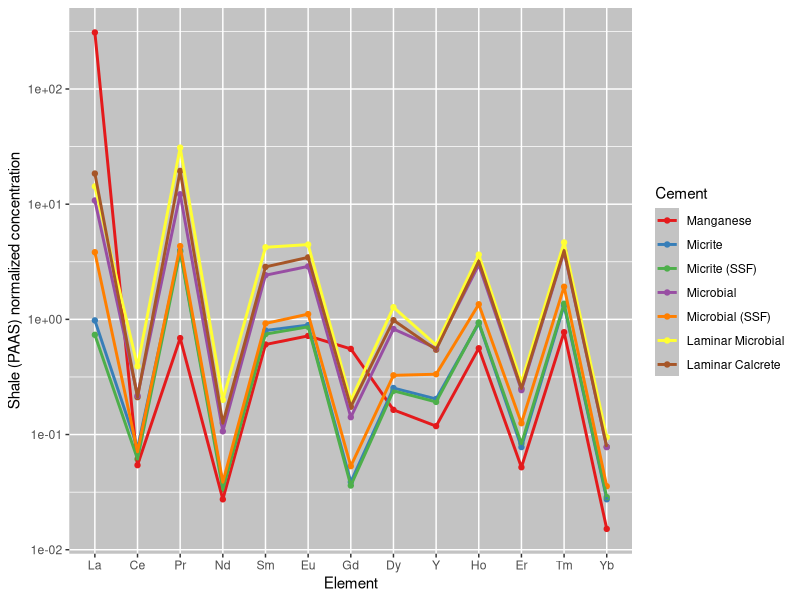
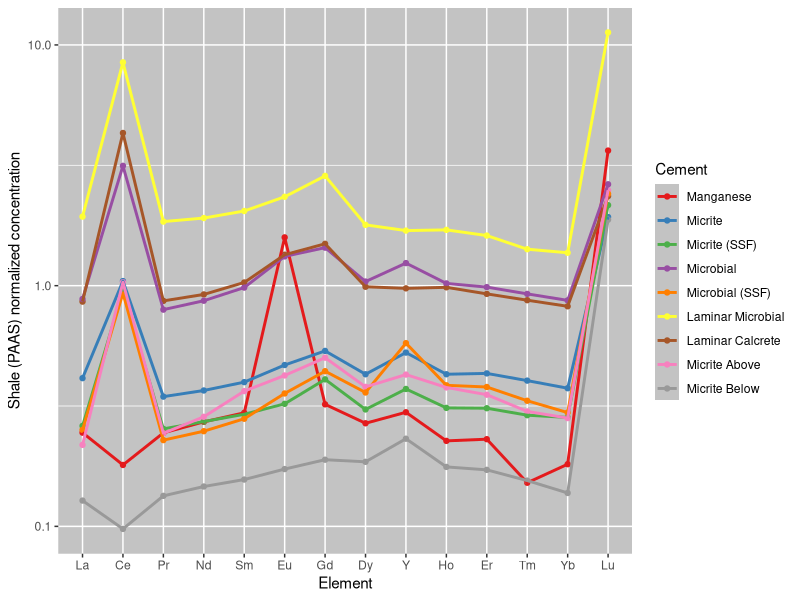
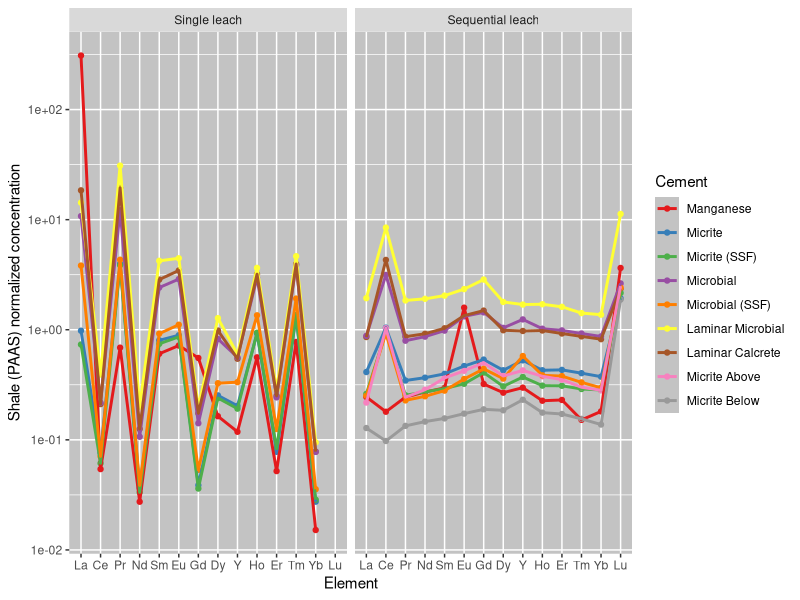
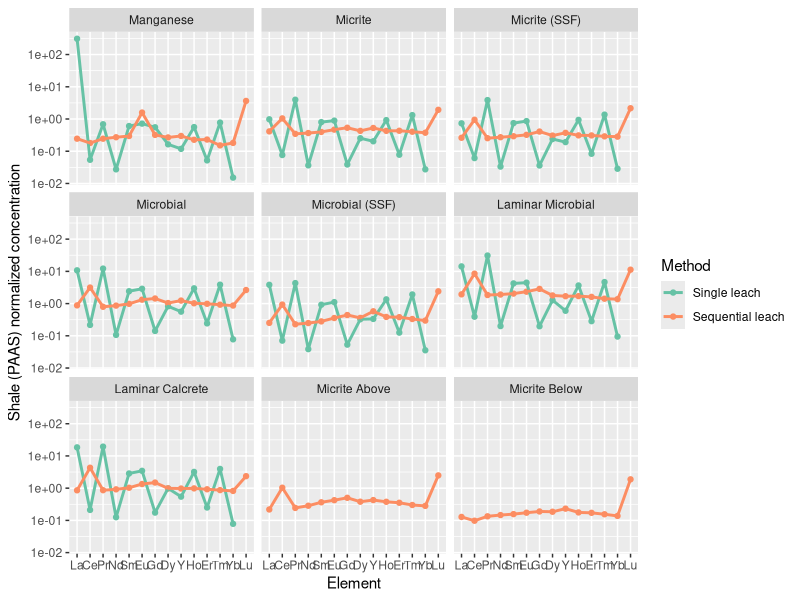
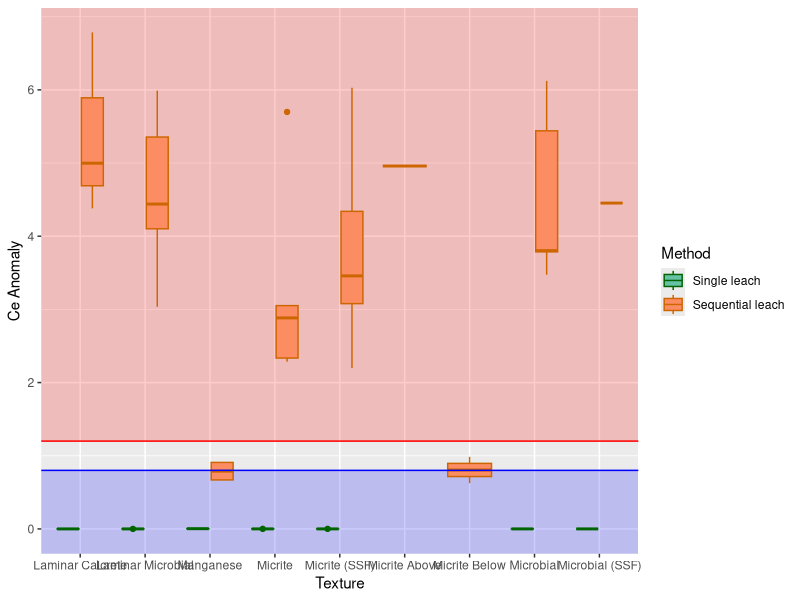
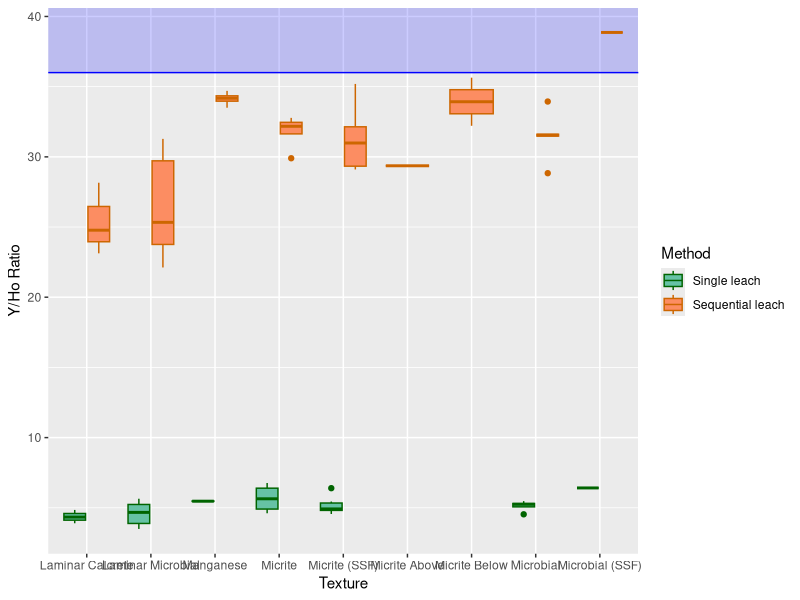
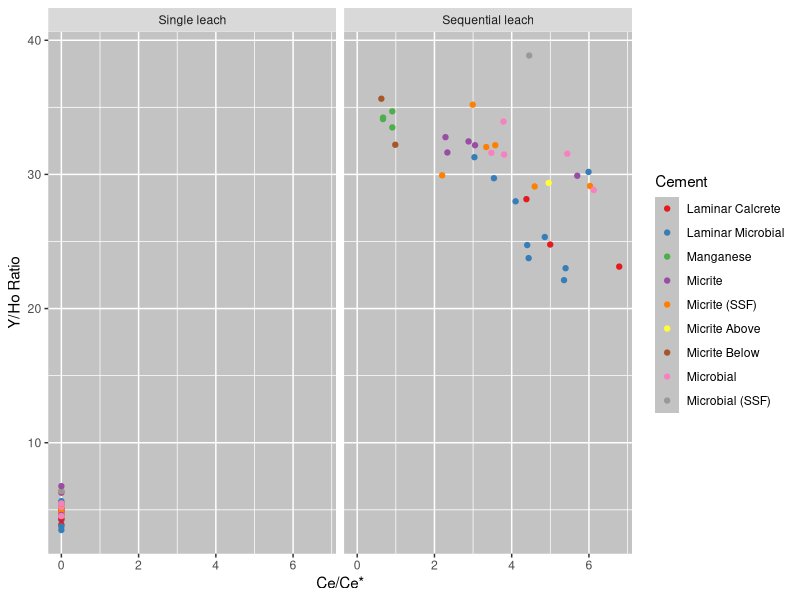
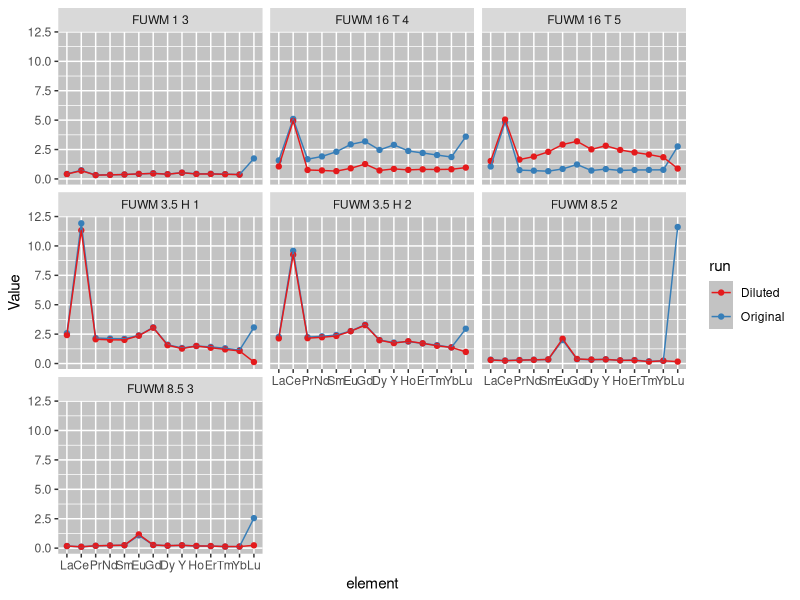

These charts were generated, in order, by the following R code:
## ---- chunk 1
knitr::opts_chunk$set(echo = TRUE)
library(tidyverse) #for working with data
library(readxl) #for importing excel sheets
## ---- chunk 2
orig_data <- read_xlsx("ree_data_r.xlsx", 1) #data from single leach
rerun_data <- read_xlsx("jan2024 data.xlsx",4) #data for sequential leach
dil_data <- read_xlsx("jan2024 data DILUTED.xlsx",4) #data for diluted seq leach rerun
cement_data <- read_excel("ree_data_r.xlsx", 2) #cement type data for all samples
## ---- chunk 3
#rename columns to just element
orig_data <- orig_data %>%
  rename(Sample = 1, Na = 2, Mg  = 3, K = 4, Ca = 5, V = 6, Cr = 7, Fe = 8, Mn = 9, Cu = 10, Zn = 11, Rb = 12, Sr = 13, Y = 14, Mo = 15, Ba = 16, La = 17, Ce = 18, Pr = 19, Nd = 20, Sm = 21, Eu = 22, Gd = 23, Dy = 24, Ho = 25, Er = 26, Tm = 27, Yb = 28, Lu = 29, Pb = 30, U = 31)

rerun_data <- rerun_data[-1,] %>% #removes first line with no values
  rename(Sample = 1, Na = 2, Mg  = 3, K = 4, Ca = 5, V = 6, Cr = 7, Fe = 8, Mn = 9, Cu = 10, Zn = 11, Rb = 12, Sr = 13, Y = 14, Mo = 15, Ba = 16, La = 17, Ce = 18, Pr = 19, Nd = 20, Sm = 21, Eu = 22, Gd = 23, Dy = 24, Ho = 25, Er = 26, Tm = 27, Yb = 28, Lu = 29, Pb = 30, U = 31)

dil_data <- dil_data[-1,] %>% #removes first line with no values
  rename(Sample = 1, Na = 2, Mg  = 3, K = 4, Ca = 5, V = 6, Cr = 7, Fe = 8, Mn = 9, Cu = 10, Zn = 11, Rb = 12, Sr = 13, Y = 14, Mo = 15, Ba = 16, La = 17, Ce = 18, Pr = 19, Nd = 20, Sm = 21, Eu = 22, Gd = 23, Dy = 24, Ho = 25, Er = 26, Tm = 27, Yb = 28, Lu = 29, Pb = 30, U = 31)

all_rerun <- bind_rows(rerun_data, dil_data) %>% #combine both seq leach datasets
  mutate_at(2:31, as.numeric) #convert data from character to numeric
## ---- chunk 4
attach(orig_data)
orig_normalize <- orig_data %>%
  select("Sample", "La", "Ce", "Pr", "Nd", "Sm", "Eu", "Gd", "Dy", "Y", "Ho", "Er", "Tm", "Yb", "Lu") %>% #filter out non REY elements
  mutate(La = La/44.56, Ce = Ce/88.25, Pr = Pr/10.15, Nd = Nd/37.32, Sm = Sm/6.884, Eu = Eu/1.215, Gd = Gd/6.043, Dy = Dy/5.325, Y = Y/27.31, Ho = Ho/1.052, Er = Er/3.075, Tm = Tm/0.4510, Yb = Yb/3.012, Lu = Lu/0.4386) %>% #normalize values using PAAS data from Pourmand et al. 2012
    select("Sample", "La", "Ce", "Pr", "Nd", "Sm", "Eu", "Gd", "Dy", "Y", "Ho", "Er", "Tm", "Yb", "Lu") %>% #filter out non normalized values
  left_join(cement_data, by = c("Sample" = "Sample")) %>% #attach cement to each observation 
mutate(Lu = NA) #Lu was not detected, change 0 to NA


orig_normal <- data.frame(t(orig_normalize[2:15]))#transpose and remove first row containing sample names and cement row
colnames(orig_normal) <- orig_data$Sample #rename column names with sample names
orig_normal <- tibble::rownames_to_column(orig_normal, "element") %>%
  mutate(element = fct_inorder(element)) %>% #order elements
  pivot_longer(-element, names_to = "Sample", values_to = "Value") %>% #pivot data to have each element value as observation
  left_join(cement_data, by = c("Sample" = "Sample")) #attach cement to each observation
## ---- chunk 5
attach(all_rerun)
normalize <- all_rerun %>%
  select("Sample", "La", "Ce", "Pr", "Nd", "Sm", "Eu", "Gd", "Dy", "Y", "Ho", "Er", "Tm", "Yb", "Lu") %>% #filter out non REY elements
  mutate(La = La/44.56, Ce = Ce/88.25, Pr = Pr/10.15, Nd = Nd/37.32, Sm = Sm/6.884, Eu = Eu/1.215, Gd = Gd/6.043, Dy = Dy/5.325, Y = Y/27.31, Ho = Ho/1.052, Er = Er/3.075, Tm = Tm/0.4510, Yb = Yb/3.012, Lu = Lu/0.4386) %>% #normalize values using PAAS data from Pourmand et al. 2012
    select("Sample", "La", "Ce", "Pr", "Nd", "Sm", "Eu", "Gd", "Dy", "Y", "Ho", "Er", "Tm", "Yb", "Lu") %>% #filter out non normalized values
  left_join(cement_data, by = c("Sample" = "Sample")) #attach cement to each observation


normal <- data.frame(t(normalize[2:15]))#transpose and remove first row containing sample names and cement row
colnames(normal) <- all_rerun$Sample #rename column names with sample names
normal <- tibble::rownames_to_column(normal, "element") %>%
  mutate(element = fct_inorder(element)) %>% #order elements
  pivot_longer(-element, names_to = "Sample", values_to = "Value") %>% #pivot data to have each element value as observation
  left_join(cement_data, by = c("Sample" = "Sample")) %>% #attach cement to each observation 
  mutate(Sample_group = case_when( #add new column for grouping replicates by sample name
   str_detect(Sample, " 1 3") == TRUE ~ "FUWM 1 3",
   str_detect(Sample, " 3.5 H 1") == TRUE ~ "FUWM 3.5 H 1",
   str_detect(Sample, " 3.5 H 2") == TRUE ~ "FUWM 3.5 H 2",
   str_detect(Sample, " 8.5 2") == TRUE ~ "FUWM 8.5 2",
   str_detect(Sample, " 8.5 3") == TRUE ~ "FUWM 8.5 3",
   str_detect(Sample, " 16 T 4") == TRUE ~ "FUWM 16 T 4",
   str_detect(Sample, " 16 T 5") == TRUE ~ "FUWM 16 T 5",
   .default = NA
  )) %>%
  mutate(run = case_when(str_detect(Sample, "dil") == TRUE ~ "Diluted", .default = "Original")) #add new column to label diluted replicates and original replicates
## ---- chunk 6
#calculate anomalies, formulas from Tostevin et al. 2016
orig_anomaly <- orig_normalize %>%
  mutate(
    Ce_anomaly = Ce/(Pr^2/Nd),
    Y_Ho_ratio = orig_data$Y/orig_data$Ho,
    Eu_anomaly = (2*Eu)/(Sm  + Gd),
    BSI = (2*(Sm + Gd + Dy)/3)/((La +Pr + Nd)/3+(Ho + Er +Tm +Yb +Lu)/5))

#generate summary statistics
orig_anomaly_summ <- orig_anomaly %>%
  group_by(Cement) %>%
  summarise(
    Ce_mean = mean(Ce_anomaly),
    Ce_sd = sd(Ce_anomaly),
    Ce_max = max(Ce_anomaly),
    Ce_min = min(Ce_anomaly),
    YH_mean = mean(Y_Ho_ratio),
    YH_sd = sd(Y_Ho_ratio),
    YH_max = max(Y_Ho_ratio),
    YH_min = min(Y_Ho_ratio),
    Eu_mean = mean(Eu_anomaly),
    Eu_sd = sd(Eu_anomaly),
    Eu_max = max(Eu_anomaly),
    Eu_min = min(Eu_anomaly),
    BSI_mean = mean(BSI),
    BSI_sd = sd(BSI),
    BSI_max = max(BSI),
    BSI_min = min(BSI)
  )
## ---- chunk 7
#calculate anomalies, formulas from Tostevin et al. 2016
anomaly <- normalize %>%
  mutate(
    Ce_anomaly = Ce/(Pr^2/Nd),
    Y_Ho_ratio = all_rerun$Y/all_rerun$Ho,
    Eu_anomaly = (2*Eu)/(Sm  + Gd),
    BSI = (2*(Sm + Gd + Dy)/3)/((La +Pr + Nd)/3+(Ho + Er +Tm +Yb +Lu)/5)) 

#generate summary statistics
anomaly_summ <- anomaly %>%
  group_by(Cement) %>%
  summarise(
    Ce_mean = mean(Ce_anomaly),
    Ce_sd = sd(Ce_anomaly),
    Ce_max = max(Ce_anomaly),
    Ce_min = min(Ce_anomaly),
    YH_mean = mean(Y_Ho_ratio),
    YH_sd = sd(Y_Ho_ratio),
    YH_max = max(Y_Ho_ratio),
    YH_min = min(Y_Ho_ratio),
    Eu_mean = mean(Eu_anomaly),
    Eu_sd = sd(Eu_anomaly),
    Eu_max = max(Eu_anomaly),
    Eu_min = min(Eu_anomaly),
    BSI_mean = mean(BSI),
    BSI_sd = sd(BSI),
    BSI_max = max(BSI),
    BSI_min = min(BSI)
  )
## ---- chunk 8
orig_cement_avg <- orig_normal %>%
  group_by(Cement, element) %>%
  summarise(
    n = n(),
    avg = mean(Value, na.rm = TRUE),
    sd = sd(Value)
  )
orig_cement_avg$Cement <- factor(orig_cement_avg$Cement, levels = c("Spar", "Microspar", "Manganese", "Micrite", "Micrite (SSF)", "Micrite (spicule)", "Microbial", "Microbial (SSF)", "Laminar Microbial", "Laminar Microbial (Strom)", "Laminar Microbial (sponge)", "Laminar Calcrete"))
## ---- chunk 9
cement_avg <- normal %>%
  group_by(Cement, element) %>%
  summarise(
    n = n(),
    avg = mean(Value, na.rm = TRUE),
    sd = sd(Value)
  )
cement_avg$Cement <- factor(cement_avg$Cement, levels = c("Spar", "Microspar", "Manganese", "Micrite", "Micrite (SSF)", "Micrite (spicule)", "Microbial", "Microbial (SSF)", "Laminar Microbial", "Laminar Microbial (Strom)", "Laminar Microbial (sponge)", "Laminar Calcrete", "Micrite Above", "Micrite Below"))
## ---- chunk 10
combo_data <- cement_avg %>%
  mutate(method = "Sequential leach") #%>%
#  mutate_at(2:31, as.numeric)
combo_data <- orig_cement_avg %>%
  mutate(method = "Single leach") %>%
  #mutate_at(2:31, as.numeric) %>%
  bind_rows(combo_data) %>%
  mutate(method = factor(method, levels = c("Single leach", "Sequential leach")))
## ---- chunk 11
combo_anomaly <- anomaly %>%
  mutate(method = "Sequential leach")
combo_anomaly <- orig_anomaly %>%
  mutate(method = "Single leach") %>%
  bind_rows(combo_anomaly) %>%
  mutate(method = factor(method, levels = c("Single leach", "Sequential leach")))
## ---- chunk 12
cement_aio <- orig_cement_avg %>% filter(element != "Lu") #filter out Lu due to conc. lower than detection limit
cement_aio <- ggplot(cement_aio, aes(x = element, y = avg, color = Cement)) + 
  geom_point() +
  geom_line(aes(group = Cement), size = 1) +
  scale_y_log10() +
  scale_color_brewer(palette = "Set1") +
  theme(
   panel.background = element_rect(fill = "#C3C3C3"),
    legend.key = element_rect(fill = "#C3C3C3")
    ) +
  xlab("Element") +
  ylab("Shale (PAAS) normalized concentration")
cement_aio
## ---- chunk 13
cement_aio <- ggplot(cement_avg, aes(x = element, y = avg, color = Cement)) + 
  geom_point() +
  geom_line(aes(group = Cement), size = 1) +
  scale_y_log10() +
  scale_color_brewer(palette = "Set1") +
  theme(
   panel.background = element_rect(fill = "#C3C3C3"),
    legend.key = element_rect(fill = "#C3C3C3")
    ) +
  xlab("Element") +
  ylab("Shale (PAAS) normalized concentration")
cement_aio
## ---- chunk 14
ggplot(combo_data, aes(x = element, y = avg, color = Cement)) +
  geom_point() +
  geom_line(aes(group = Cement), size = 1) +
  scale_y_log10() +
  facet_wrap(vars(method)) +
  scale_color_brewer(name = "Cement", palette = "Set1") +
  theme(
   panel.background = element_rect(fill = "#C3C3C3"),
    legend.key = element_rect(fill = "#C3C3C3")
    ) +
  xlab("Element") +
  ylab("Shale (PAAS) normalized concentration")
## ---- chunk 15
ggplot(combo_data, aes(x = element, y = avg, color = method)) +
  geom_point() +
  geom_line(aes(group = method), size = 1) +
  scale_y_log10() +
  facet_wrap(vars(Cement)) +
  scale_color_brewer(name = "Method", palette = "Set2") +
  xlab("Element") +
  ylab("Shale (PAAS) normalized concentration")
## ---- chunk 16
ggplot(data = combo_anomaly, aes(x = Cement, y = Ce_anomaly, fill = method, color = method)) +
  annotate("rect", xmin= -Inf, xmax= Inf, ymin= 1.2 , ymax= Inf, alpha=0.2, fill="red") +
  annotate("rect", xmin = -Inf, xmax = Inf, ymin = -Inf, ymax = 0.8, alpha = 0.2, fill = "blue") +
  geom_boxplot() +
  scale_color_manual(name = "Method", values = c("darkgreen", "darkorange3")) +
  scale_fill_brewer(name = "Method", palette = "Set2") +
  geom_hline(yintercept = 0.8, color = "blue") +
  geom_hline(yintercept = 1.2, color = "red") +
  xlab("Texture") +
  ylab("Ce Anomaly")
  
## ---- chunk 17
ggplot(data = combo_anomaly, aes(x = Cement, y = Y_Ho_ratio, fill = method, color = method)) +
  annotate("rect", xmin = -Inf, xmax = Inf, ymin = 36, ymax = Inf, alpha = 0.2, fill = "blue") +
  geom_boxplot() +
  scale_color_manual(name = "Method", values = c("darkgreen", "darkorange3")) +
  scale_fill_brewer(name = "Method", palette = "Set2") +
  geom_hline(yintercept = 36, color = "blue") +
  xlab("Texture") +
  ylab("Y/Ho Ratio")
  
## ---- chunk 18
ggplot(combo_anomaly, aes(x = Ce_anomaly, y = Y_Ho_ratio, color = Cement)) +
  geom_point() +
  facet_wrap(vars(method)) +
  theme(
   panel.background = element_rect(fill = "#C3C3C3"),
    legend.key = element_rect(fill = "#C3C3C3")
    ) +
  scale_color_brewer(palette = "Set1") +
  xlab("Ce/Ce*") +
  ylab("Y/Ho Ratio")

## ---- chunk 19
normal %>%
  drop_na(Sample_group) %>%
ggplot(aes(x = element, y = Value, color = run)) +
  geom_point() +
  geom_line(aes(group = Sample)) +
  facet_wrap(vars(Sample_group)) +
  scale_color_brewer(palette = "Set1")+
  theme(
   panel.background = element_rect(fill = "#C3C3C3"),
    legend.key = element_rect(fill = "#C3C3C3")
    )
## ---- chunk 20
ce_aov <- aov(data = combo_anomaly, Ce_anomaly ~ method)
summary(ce_aov)
## ---- chunk 21
ce_aov <- aov(data = combo_anomaly, Ce_anomaly ~ Cement) #ANOVA
summary(ce_aov)

tukey <- TukeyHSD(ce_aov)
tukey_results <- as.data.frame(tukey[1]) %>%
  select(Cement.p.adj)
